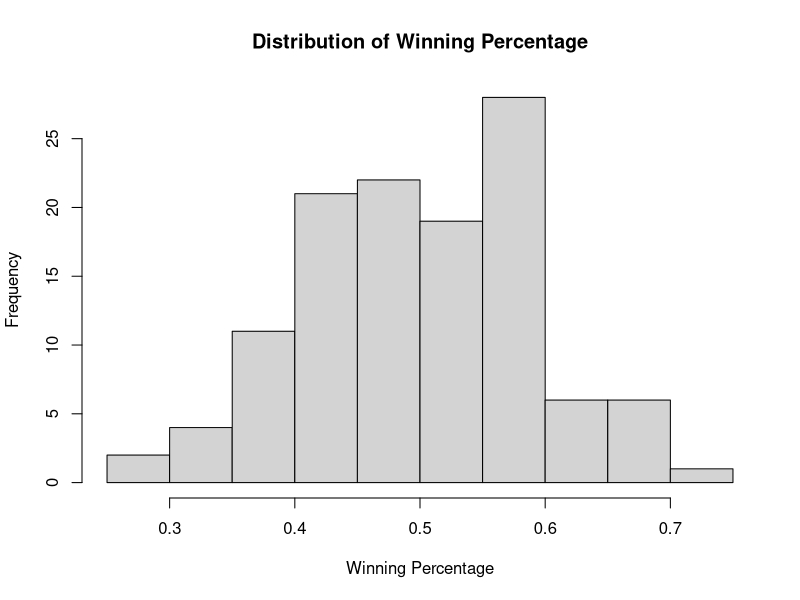
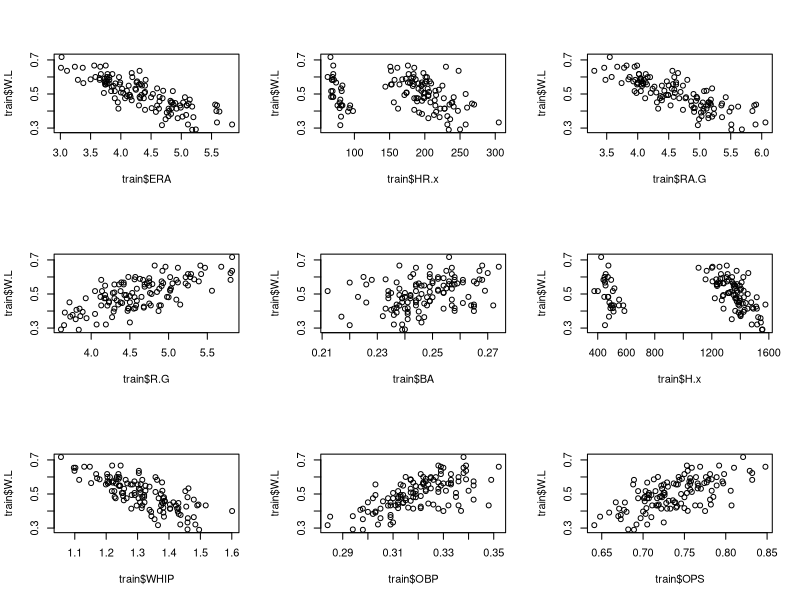

Generate these figures, in order, with R:
## ---- chunk 1
knitr::opts_chunk$set(echo = TRUE)
## ---- chunk 2
# Loading data
batting2022 <- read.csv('data/2022batting.csv')
batting2021 <- read.csv('data/2021batting.csv')
batting2020 <- read.csv('data/2020batting.csv')
batting2019 <- read.csv('data/2019batting.csv')
batting2018 <- read.csv('data/2018batting.csv')
pitching2022 <- read.csv('data/2022pitching.csv')
pitching2021 <- read.csv('data/2021pitching.csv')
pitching2020 <- read.csv('data/2020pitching.csv')
pitching2019 <- read.csv('data/2019pitching.csv')
pitching2018 <- read.csv('data/2018pitching.csv')
## ---- chunk 3
# data cleaning
mlb2022 <- merge(pitching2022, batting2022,by="Tm")
mlb2021 <- merge(pitching2021, batting2021,by="Tm")
mlb2020 <- merge(pitching2020, batting2020,by="Tm")
mlb2019 <- merge(pitching2019, batting2019,by="Tm")
mlb2018 <- merge(pitching2018, batting2018,by="Tm")

# split into test and train, and create total for eda
list <- rbind(mlb2021, mlb2020, mlb2019, mlb2018)

train <- subset(list, list$Tm != '' & list$Tm != 'League Average')
drop <- c("W","L") # drop wins and losses columns
train <- train[,!(names(train) %in% drop)]
rownames(train) <- 1:nrow(train)
test <- subset(mlb2022, mlb2022$Tm != '' & mlb2022$Tm != 'League Average')
test <- test[,!(names(test) %in% drop)]
rownames(test) <- 1:nrow(test)
total <- rbind(test,train)
rownames(total) <- 1:nrow(total)
## ---- chunk 4
# factor teams
train$Tm <- factor(train$Tm)
test$Tm <- factor(test$Tm)
total$Tm <- factor(total$Tm)
## ---- chunk 5
# summary statistics for winpct
summary(train$W.L.)

# histogram for winpct
hist(train$W.L., main="Distribution of Winning Percentage",
     xlab="Winning Percentage")
## ---- chunk 6
par(mfrow=c(3,3))
plot(train$ERA,train$W.L)
plot(train$HR.x,train$W.L)
plot(train$RA.G,train$W.L)
plot(train$R.G,train$W.L)
plot(train$BA,train$W.L)
plot(train$H.x,train$W.L)
plot(train$WHIP,train$W.L)
plot(train$OBP,train$W.L)
plot(train$OPS,train$W.L)
## ---- chunk 7
# which variables are closely correlated to W.L.
correlation <- cor(subset(train, select=-c(Tm)))
correlation[6,]
## ---- chunk 8
lm1 <- lm(W.L. ~ ., data=train)
summary(lm1)
